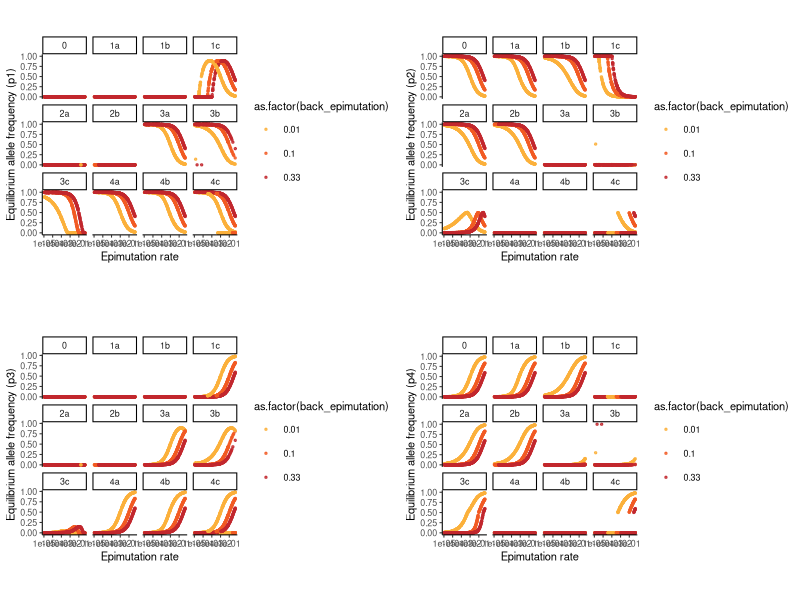

This chart was generated by the following R code: (Note: this script raises an error after producing the figure.)

setwd("/Users/amywebster/Documents/PhillipsLab/Aim2/Scripts_forPub/FinalScripts/")
library(ggplot2)
library(reshape2)
FocalBackEpi<-read.csv("model_FocalBackEpi_AllScenarios.csv",header = T)
head(FocalBackEpi)
FocalBackEpi<-FocalBackEpi[,1:22]
FocalBackEpi$p4_equil<-(1-FocalBackEpi$p1_equil-FocalBackEpi$p2_equil-FocalBackEpi$p3_equil)
head(FocalBackEpi)
FocalBackEpi_melt<-melt(FocalBackEpi,id.vars = c("scenario","mutation","epimutation","back_epimutation","w11","w22","w33","w44","w12","w13","w14","w23","w24","w34","num_equil","eigen1","eigen2","eigen3","determinant"),variable.name="p_equil",value.name="equil_freq")
head(FocalBackEpi_melt)
FocalBackEpi_stable<-subset(FocalBackEpi,eigen1<0 & eigen2<0 & eigen3<0)
FocalBackEpi_melt_stable<-subset(FocalBackEpi_melt,eigen1<0 & eigen2<0 & eigen3<0)
FocalBackEpi_melt_unstable<-subset(FocalBackEpi_melt,eigen1>0 | eigen2>0 | eigen3>0)
FocalBackEpi_melt_stable$stability<-"stable"
FocalBackEpi_melt_unstable$stability<-"unstable"
FocalBackEpi_melt_merge<-rbind(FocalBackEpi_melt_stable,FocalBackEpi_melt_unstable)
levels(FocalBackEpi_melt_merge$scenario)
p1<-ggplot(FocalBackEpi_stable,aes(x=epimutation,y=p1_equil))+
  geom_point(aes(color=as.factor(back_epimutation)),size=0.5,alpha=0.8)+
  theme_classic(base_size = 8)+ theme(aspect.ratio = 1)+facet_wrap(.~scenario)+
  scale_color_manual(values=c("#fbb03b","#f15a24","#c1272d"))+
  labs(x="Epimutation rate",y="Equilibrium allele frequency (p1)")+
  scale_x_continuous(trans='log10')

p2<-ggplot(FocalBackEpi_stable,aes(x=epimutation,y=p2_equil))+
  geom_point(aes(color=as.factor(back_epimutation)),size=0.5,alpha=0.8)+
  theme_classic(base_size = 8)+ theme(aspect.ratio = 1)+facet_wrap(.~scenario)+
  scale_color_manual(values=c("#fbb03b","#f15a24","#c1272d"))+
  labs(x="Epimutation rate",y="Equilibrium allele frequency (p2)")+
  scale_x_continuous(trans='log10')

p3<-ggplot(FocalBackEpi_stable,aes(x=epimutation,y=p3_equil))+
  geom_point(aes(color=as.factor(back_epimutation)),size=0.5,alpha=0.8)+
  theme_classic(base_size = 8)+ theme(aspect.ratio = 1)+facet_wrap(.~scenario)+
  scale_color_manual(values=c("#fbb03b","#f15a24","#c1272d"))+
  labs(x="Epimutation rate",y="Equilibrium allele frequency (p3)")+
  scale_x_continuous(trans='log10')

p4<-ggplot(FocalBackEpi_stable,aes(x=epimutation,y=p4_equil))+
  geom_point(aes(color=as.factor(back_epimutation)),size=0.5,alpha=0.8)+
  theme_classic(base_size = 8)+ theme(aspect.ratio = 1)+facet_wrap(.~scenario)+
  scale_color_manual(values=c("#fbb03b","#f15a24","#c1272d"))+
  labs(x="Epimutation rate",y="Equilibrium allele frequency (p4)")+
  scale_x_continuous(trans='log10')


gridExtra::grid.arrange(p1,p2,p3,p4,ncol=2)

head(FocalBackEpi_melt_merge)
Focal_Back<-ggplot(FocalBackEpi_melt_merge,aes(x=epimutation,y=equil_freq,alpha=stability))+
  geom_point(aes(color=as.factor(back_epimutation),alpha=stability),size=0.5)+
  theme_classic(base_size = 2)+ theme(aspect.ratio = 1)+
  facet_grid(scenario~p_equil)+
  scale_alpha_manual(values=c(1,0.03))+
  scale_color_manual(values=c("#fbb03b","#f15a24","#c1272d"))+
  labs(x="Epimutation rate",y="Equilibrium allele frequency")+
  scale_x_continuous(trans='log10')


FocalBackEpi_Symmetric<-read.csv("model_FocalBackEpi_AllScenarios_Symmetric.csv",header = T)
head(FocalBackEpi_Symmetric)
FocalBackEpi_Symmetric<-FocalBackEpi_Symmetric[,1:22]
FocalBackEpi_Symmetric$p4_equil<-(1-FocalBackEpi_Symmetric$p1_equil-FocalBackEpi_Symmetric$p2_equil-FocalBackEpi_Symmetric$p3_equil)
FocalBackEpi_Sym_stable<-subset(FocalBackEpi_Symmetric,eigen1<0 & eigen2<0 & eigen3<0)

FocalBackEpi_Sym_melt<-melt(FocalBackEpi_Symmetric,id.vars = c("scenario","mutation","epimutation","back_epimutation","w11","w22","w33","w44","w12","w13","w14","w23","w24","w34","num_equil","eigen1","eigen2","eigen3","determinant"),variable.name="p_equil",value.name="equil_freq")
head(FocalBackEpi_Sym_melt)
FocalBackEpi_Sym_melt_stable<-subset(FocalBackEpi_Sym_melt,eigen1<0 & eigen2<0 & eigen3<0)
FocalBackEpi_Sym_melt_unstable<-subset(FocalBackEpi_Sym_melt,eigen1>0 | eigen2>0 | eigen3>0)
FocalBackEpi_Sym_melt_stable$stability<-"stable"
FocalBackEpi_Sym_melt_unstable$stability<-"unstable"
FocalBackEpi_Sym_melt_merge<-rbind(FocalBackEpi_Sym_melt_stable,FocalBackEpi_Sym_melt_unstable)

FocalBack_Sym<-ggplot(FocalBackEpi_Sym_melt_merge,aes(x=epimutation,y=equil_freq,alpha=stability))+
  geom_point(aes(color=as.factor(back_epimutation),alpha=stability),size=0.5)+
  theme_classic(base_size = 2)+ theme(aspect.ratio = 1)+
  facet_grid(scenario~p_equil)+
  scale_alpha_manual(values=c(1,0.03))+
  scale_color_manual(values=c("#fbb03b","#f15a24","#c1272d"))+
  labs(x="Epimutation rate",y="Equilibrium allele frequency")+
  scale_x_continuous(trans='log10')

head(FocalBackEpi_Sym_stable)
GeneticVariationMaintained<-subset(FocalBackEpi_Sym_stable,back_epimutation==0.1 & ((p1_equil>0.05 & p2_equil>0.05)|(p1_equil>0.05 & p4_equil>0.05)|(p2_equil>0.05 & p3_equil>0.05)|(p3_equil>0.05 & p4_equil>0.05)))
head(GeneticVariationMaintained)
levels(factor(GeneticVariationMaintained$scenario))
GeneticVariationMaintained2<-subset(FocalBackEpi_stable,back_epimutation==0.1 & ((p1_equil>0.05 & p2_equil>0.05)|(p1_equil>0.05 & p4_equil>0.05)|(p2_equil>0.05 & p3_equil>0.05)|(p3_equil>0.05 & p4_equil>0.05)))
levels(factor(GeneticVariationMaintained2$scenario)) #1d and 3c


#Supp Fig 1 - neutral wrt fitness
Supp1<-ggplot(subset(FocalBackEpi_Sym_melt_merge,scenario=="1c"),aes(x=epimutation,y=equil_freq,alpha=stability))+
  geom_point(aes(color=as.factor(back_epimutation),alpha=stability),size=0.5)+
  theme_classic(base_size = 8)+ theme(aspect.ratio = 1)+
  facet_grid(.~p_equil)+
  scale_alpha_manual(values=c(1,0.03))+
  scale_color_manual(values=c("#fbb03b","#f15a24","#c1272d"))+
  labs(x="Epimutation rate",y="Equilibrium allele frequency")+
  scale_x_continuous(trans='log10')
Supp1

levels(FocalBackEpi_Sym_melt_merge$scenario)
Supp2<-ggplot(subset(FocalBackEpi_Sym_melt_merge,scenario=="1a-symmetric"|scenario=="1b-symmetric"|scenario=="1d-symmetric"|scenario=="2a-symmetric"|scenario=="2b-symmetric"|scenario=="2c-deleterious-symmetric"),aes(x=epimutation,y=equil_freq,alpha=stability))+
  geom_point(aes(color=as.factor(back_epimutation),alpha=stability),size=0.5)+
  theme_classic(base_size = 8)+ theme(aspect.ratio = 1)+
  facet_grid(scenario~p_equil)+
  scale_alpha_manual(values=c(1,0.03))+
  scale_color_manual(values=c("#fbb03b","#f15a24","#c1272d"))+
  labs(x="Epimutation rate",y="Equilibrium allele frequency")+
  scale_x_continuous(trans='log10')
Supp2

FocalBackEpi_all<-rbind(FocalBackEpi_melt_merge,FocalBackEpi_Sym_melt_merge)
Supp2_og<-ggplot(subset(FocalBackEpi_all,scenario=="1a"|scenario=="1b"|scenario=="1d"|scenario=="2a"|scenario=="2b"|scenario=="2c-deleterious"),aes(x=epimutation,y=equil_freq,alpha=stability))+
  geom_point(aes(color=as.factor(back_epimutation),alpha=stability),size=0.5)+
  theme_classic(base_size = 8)+ theme(aspect.ratio = 1)+
  facet_grid(scenario~p_equil)+
  scale_alpha_manual(values=c(1,0.03))+
  scale_color_manual(values=c("#fbb03b","#f15a24","#c1272d"))+
  labs(x="Epimutation rate",y="Equilibrium allele frequency")+
  scale_x_continuous(trans='log10')
Supp2_og


Supp3_og<-ggplot(subset(FocalBackEpi_all,scenario=="3a"|scenario=="3b"|scenario=="3c"|scenario=="3d-deleterious"|scenario=="4a"|scenario=="4b"|scenario=="4c"|scenario=="4d-deleterious"),aes(x=epimutation,y=equil_freq,alpha=stability))+
  geom_point(aes(color=as.factor(back_epimutation),alpha=stability),size=0.5)+
  theme_classic(base_size = 8)+ theme(aspect.ratio = 1)+
  facet_grid(scenario~p_equil)+
  scale_alpha_manual(values=c(1,0.03))+
  scale_color_manual(values=c("#fbb03b","#f15a24","#c1272d"))+
  labs(x="Epimutation rate",y="Equilibrium allele frequency")+
  scale_x_continuous(trans='log10')
Supp3_og

Supp3<-ggplot(subset(FocalBackEpi_all,scenario=="3a-symmetric"|scenario=="3b-symmetric"|scenario=="3c-symmetric"|scenario=="3d-deleterious-symmetric"|scenario=="4a-symmetric"|scenario=="4b-symmetric"|scenario=="4c-symmetric"|scenario=="4d-deleterious-symmetric"),aes(x=epimutation,y=equil_freq,alpha=stability))+
  geom_point(aes(color=as.factor(back_epimutation),alpha=stability),size=0.5)+
  theme_classic(base_size = 8)+ theme(aspect.ratio = 1)+
  facet_grid(scenario~p_equil)+
  scale_alpha_manual(values=c(1,0.03))+
  scale_color_manual(values=c("#fbb03b","#f15a24","#c1272d"))+
  labs(x="Epimutation rate",y="Equilibrium allele frequency")+
  scale_x_continuous(trans='log10')
Supp3

Fig7_extra<-ggplot(subset(FocalBackEpi_all,scenario=="3c"|scenario=="3d-deleterious"|scenario=="4c"|scenario=="4d-deleterious"),aes(x=epimutation,y=equil_freq,alpha=stability))+
  geom_point(aes(color=as.factor(back_epimutation),alpha=stability),size=0.5)+
  theme_classic(base_size = 8)+ theme(aspect.ratio = 1)+
  facet_grid(scenario~p_equil)+
  scale_alpha_manual(values=c(1,0.03))+
  scale_color_manual(values=c("#fbb03b","#f15a24","#c1272d"))+
  labs(x="Epimutation rate",y="Equilibrium allele frequency")+
  scale_x_continuous(trans='log10')
Fig7_extra

pdf("SuppFig1_Neutral.pdf")
Supp1
dev.off()

gridExtra::grid.arrange(Focal_Back,FocalBack_Sym,ncol=2)







